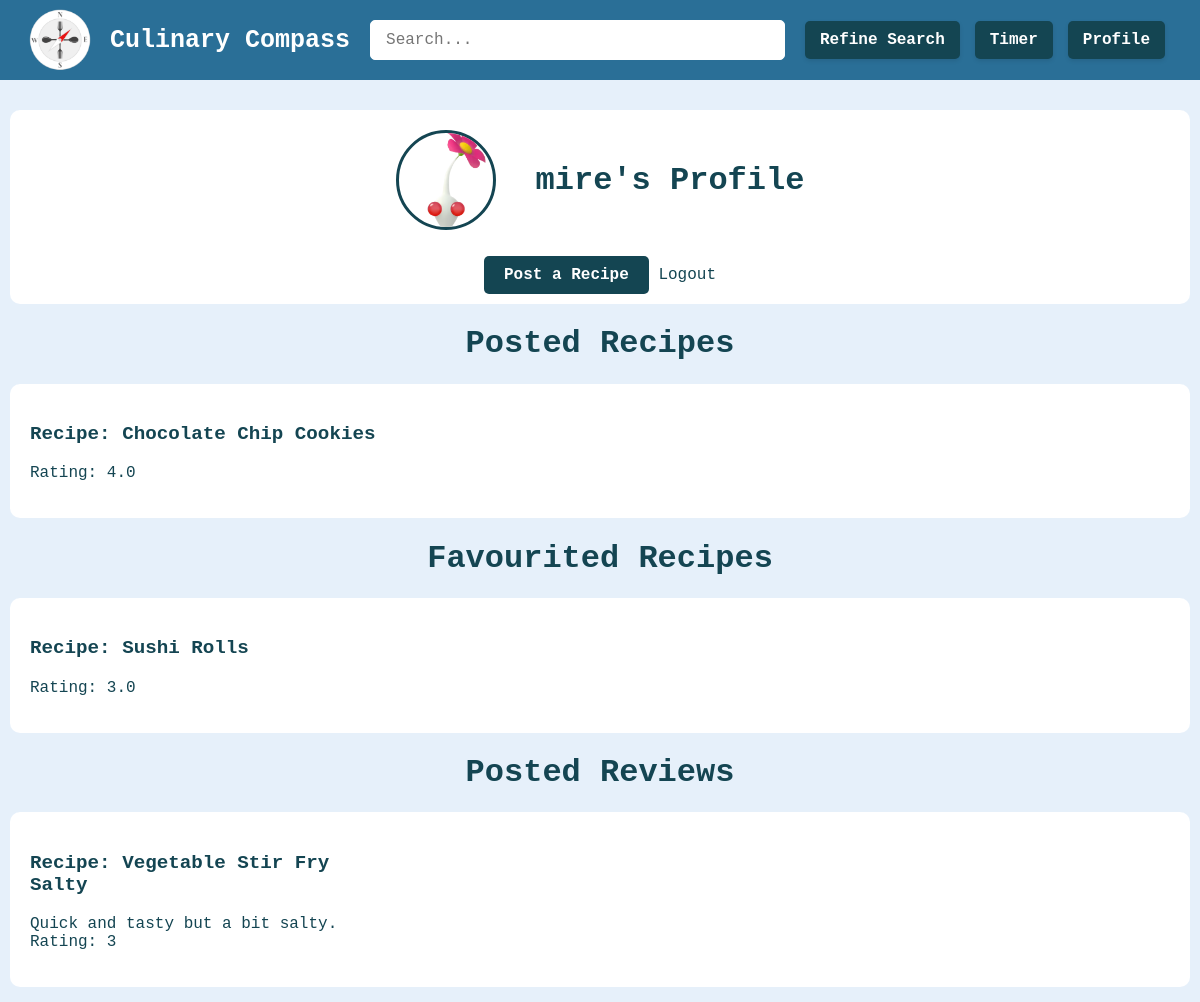
/profile/9 (signed in), run on an earlier commit of the app's database.
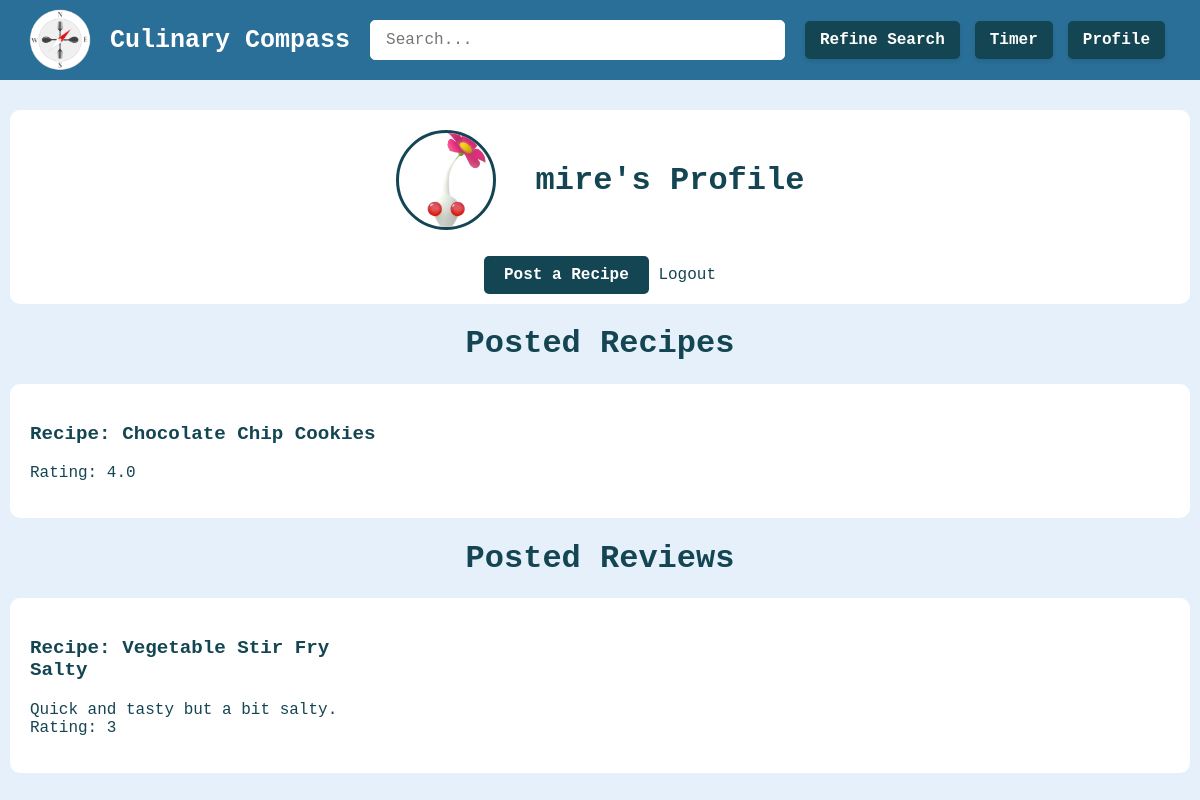
And on a later commit of the database.
### tables this page shows
CREATE TABLE users (
        id INTEGER PRIMARY KEY AUTOINCREMENT,
        username TEXT NOT NULL UNIQUE,
        password TEXT NOT NULL,
        profile_picture TEXT NOT NULL
    );

CREATE TABLE recipes (
        id INTEGER PRIMARY KEY AUTOINCREMENT,
        user_id INTEGER NOT NULL,
        title TEXT NOT NULL UNIQUE,
        intro TEXT,
        ingredient_list TEXT,
        ingredient_tags TEXT,
        instructions TEXT,
        tags TEXT,
        rating REAL,
        image TEXT
    );

CREATE TABLE favourites (
        id INTEGER PRIMARY KEY AUTOINCREMENT,
        recipe_id INTEGER NOT NULL,
        user_id INTEGER NOT NULL,
        UNIQUE(recipe_id, user_id),
        FOREIGN KEY (recipe_id) REFERENCES recipes(id) ON DELETE CASCADE,
        FOREIGN KEY (user_id) REFERENCES users(id) ON DELETE CASCADE
    );

CREATE TABLE reviews (
        id INTEGER PRIMARY KEY AUTOINCREMENT,
        recipe_id INTEGER NOT NULL,
        user_id INTEGER NOT NULL,
        rating INTEGER NOT NULL,
        review TEXT,
        title TEXT,
        date TEXT NOT NULL,
        profile_picture TEXT,
        FOREIGN KEY (recipe_id) REFERENCES recipes(id) ON DELETE CASCADE,
        FOREIGN KEY (user_id) REFERENCES users(id) ON DELETE CASCADE
    );

### MW aaaaa/app.py (the view)
@app.route('/profile/<int:user_id>', methods=['GET', 'POST'])
def profile(user_id):
    connection = get_db_connection()
    cursor = connection.cursor()
    user = cursor.execute('SELECT id, username, profile_picture FROM users WHERE id = ?', (user_id,)).fetchone()
    query_reviews = '''SELECT reviews.*, reviews.title AS review_title, recipes.title AS recipe_title, reviews.id AS review_id
    FROM reviews JOIN recipes ON reviews.recipe_id = recipes.id WHERE reviews.user_id = ?'''
    query_favourites = '''SELECT recipes.*, recipes.title AS recipe_title, favourites.recipe_id
        FROM recipes
        INNER JOIN favourites ON recipes.id = favourites.recipe_id
        INNER JOIN users ON users.id = favourites.user_id
        WHERE users.id = ?'''
    query_created = '''SELECT recipes.*, recipes.title AS recipe_title, recipes.id AS recipe_id
    FROM recipes JOIN users ON recipes.user_id = users.id WHERE users.id = ?'''
    user_reviews = cursor.execute(query_reviews, (user_id,)).fetchall()
    user_favourites = cursor.execute(query_favourites, (user_id,)).fetchall()
    user_created = cursor.execute(query_created, (user_id,)).fetchall()
    connection.close()
    return render_template('profile.html', reviews=user_reviews, favourites = user_favourites, created=user_created, user=user)

### MW aaaaa/app.py (called while the page is built)
def get_db_connection():
    connection = sqlite3.connect('my-database.db')
    connection.row_factory = sqlite3.Row
    return connection

### MW aaaaa/templates/profile.html (shortened to what this page needs)
{% extends 'base.html' %}
{% block content %}
    <div class="profile-header">
        <div class = "profile-info">
            <img src="{{ url_for('static', filename=user['profile_picture']) }}" alt="Profile Picture" class="profile-page-pic">
            <h1> {{ user['username'] }}'s Profile </h1>
        </div>
        <br>
        {% if session.get('user_id') == user['id'] %}
            <br>
            <a href="{{ url_for('post') }}" class="submit-button">Post a Recipe</a>
            <a href="{{ url_for('logout') }}" class="logout-button">Logout</a>
        {% endif %}
    </div>
    <div class="user-posts">
        {% if created or favourites or reviews %}
            {% if created %}
            <h1> Posted Recipes </h1>
            {% for created in created %}
                <a href="{{ url_for('recipe_page', recipe_id=created['recipe_id']) }}">
                <div class="review-card">
                    <p class="profile-rev-title">
                        Recipe: {{ created['recipe_title'] }} <br>
                    <p class="profile-rev-text">
                        Rating: {{ created['rating'] }}
                    </p>
                </div>
                </a>
            {% endfor %}
            {% endif %}
            {% if favourites %}
            <h1> Favourited Recipes </h1>
            {% for favourited in favourites %}
                <a href="{{ url_for('recipe_page', recipe_id=favourited['recipe_id']) }}">
                <div class="review-card">
                    <p class="profile-rev-title">
                        Recipe: {{ favourited['recipe_title'] }} <br>
                    <p class="profile-rev-text">
                        Rating: {{ favourited['rating'] }}
                    </p>
                </div>
                </a>
            {% endfor %}
            {% endif %}
            {% if reviews %}
            <h1> Posted Reviews </h1>
            {% for review in reviews %}
                <a href="{{ url_for('recipe_page', recipe_id=review['recipe_id']) }}">
                <div class="review-card">
                    <p class="profile-rev-title">
                        Recipe: {{ review['recipe_title'] }} <br>
                        {{ review['review_title'] }}</p>
                    <p class="profile-rev-text">
                        {{ review['review'] }} <br>
                        Rating: {{ review['rating'] }}
                    </p>
                </div>
                </a>
            {% endfor %}
            {% endif %}
        {% else %}
            <h1> No activity yet. </h1>
        {% endif %}
    </div>
{% endblock %}

### MW aaaaa/templates/base.html (shortened to what this page needs)
<html>
<head>
    <link rel="stylesheet" href="{{ url_for('static', filename='stylesheet.css') }}">
</head>
<body>
    <div id="top-division">
        <a href="{{ url_for('homepage') }}" class="logo-link">
            <img src="{{ url_for('static', filename='images/logo.png') }}" alt="Logo" class="corner-image" />
            <span class="site-name">Culinary Compass</span>
        </a>
        <form id="search-bar" method="POST" action="/search">
            <input type="text" name="search-bar" placeholder="Search..." />
        </form>
        <div class="auth-button">
            <a href="{{ url_for('search') }}" class="search-button">Refine Search</a>
            <a class="timer-button">Timer</a>
            {% if not session.get('logged_in') %}
            <a href="{{ url_for('login') }}" class="login-button">Login</a>
            {% else %}
            <a href="{{ url_for('profile', user_id=session.get('user_id')) }}" class="profile-button">Profile</a>
            {% endif %}
        </div>
    </div>
    <div class="main-content">
        {% block content %}{% endblock %}
    </div>
</body>
</html>

### MW aaaaa/static/stylesheet.css (style rules this page uses)
* { font-family: 'Cascadia Code', monospace; box-sizing: border-box; color:#144552; }
body { margin: 10px; padding-top: 100px; text-align: center; background-color: #e6f0fa; background-size: cover; background-position: center; background-repeat: no-repeat; background-attachment: fixed; }
a { cursor: pointer; color: inherit; text-decoration: none; }
#top-division { display: flex; align-items: center; justify-content: space-between; padding: 0 20px; height: 80px; width: 100%; background-color: #2A6F97; color: #144552; position: fixed; top: 0; left: 0; z-index: 1000; }
.logo-link { display: flex; align-items: center; text-decoration: none; gap: 10px; flex-shrink: 0; }
.corner-image { width: 80px; height: 80px; object-fit: cover; margin: 0; }
.site-name { font-weight: bold; color: white; font-size: 25px; user-select: none; }
#search-bar { flex-grow: 1; margin: 0 20px; }
.auth-button { display: flex; gap: 15px; margin-left: auto; margin-right: 15px; }
.auth-button a { background-color: white; color: #144552; padding: 10px 15px; border-radius: 5px; font-weight: bold; box-shadow: 0 2px 4px rgba(0,0,0,0.1); transition: background-color 0.3s, color 0.3s; }
.auth-button a { background-color: #144552; color: white; padding: 10px 15px; border-radius: 5px; font-weight: bold; box-shadow: 0 2px 4px rgba(0,0,0,0.1); transition: background-color 0.3s, color 0.3s; }
input, textarea { padding: 10px 15px; border: 1px solid white; border-radius: 5px; font-size: 1em; width: 100%; }
.submit-button { align-self: flex-start; padding: 10px 20px; font-size: 1em; font-weight: bold; color: white; background-color: #144552; border: none; border-radius: 5px; cursor: pointer; transition: background-color 0.3s; }
.profile-header { background: white; padding: 20px; border-radius: 10px; justify-content: center; align-items: flex-start; }
.profile-info { display: flex; justify-content: center; align-items: center; gap: 20px; }
.profile-page-pic { width: 100px; height: 100px; border-radius: 50%; object-fit: cover; border: 3px solid #144552; margin-right: 20px; }
.review-card { background: white; padding: 20px; border-radius: 10px; margin-bottom: 15px; display: block; }
.profile-rev-title { text-align: left; font-size: 1.2em; font-weight: bold; }
.profile-rev-text { text-align: left; }

What changed in the data, as far as the page shows it:
removed favourites: recipe_title "Sushi Rolls", rating "3.0"
Also different on the page:
text no longer shown: "Favourited Recipes"
